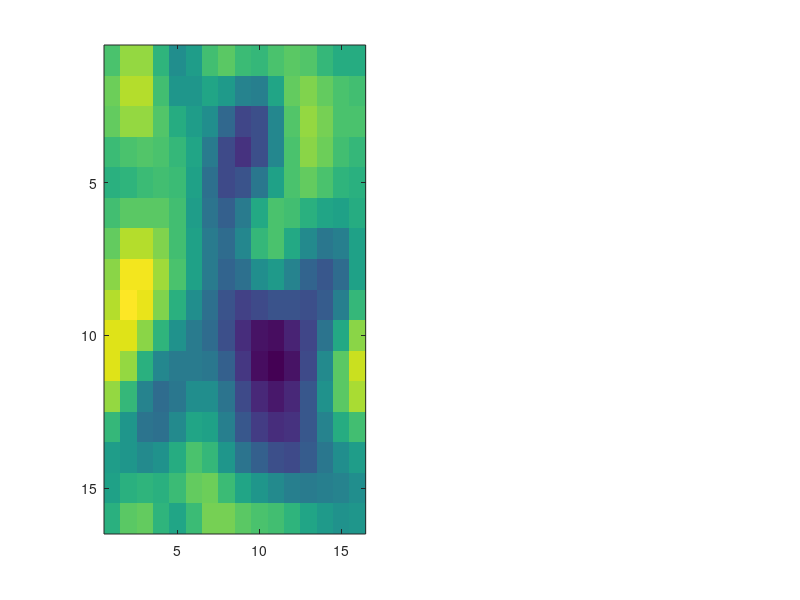

This chart was generated by the following MATLAB code: (Note: this script raises an error after producing the figure.)
%% 基于高斯随机场 (GRF) 的 16x16 像素化图案生成
clear; clc; close all;

% 1. 参数设置
N = 16;             % 网格大小 (16x16)
correlation_len = 10; % 相关长度 (数值越大，图案越"丝滑"，斑块越大)

% 2. 构建坐标网格与频率网格
[X, Y] = meshgrid(1:N, 1:N);
[KX, KY] = meshgrid(fftshift(-N/2:N/2-1), fftshift(-N/2:N/2-1));
k_sq = KX.^2 + KY.^2;

% 3. 生成频率域的高斯滤波器 (指数衰减功率谱)
% 这里的滤波器决定了 GRF 的平滑程度
filter = exp(-k_sq * (correlation_len^2) / (2 * N^2));

% 4. 在频域生成随机场
% 生成复高斯白噪声
white_noise = randn(N, N) + 1i * randn(N, N);
% 频域卷积（等效于元素相乘）
field_fft = white_noise .* filter;

% 5. 转换回空间域
grf_continuous = real(ifft2(field_fft));

% 6. 标准化处理 (映射到 0-1 之间)
grf_continuous = (grf_continuous - min(grf_continuous(:))) / (max(grf_continuous(:)) - min(grf_continuous(:)));

% 7. 二值化处理 (生成 0/1 像素图案)
% 使用中位数作为阈值可以保证 0 和 1 的比例大致为 50/50
% threshold = median(grf_continuous(:));
threshold = 0.5;
grf_binary = grf_continuous > threshold;

% --- 可视化 ---
figure('Color', 'w', 'Position', [100, 100, 800, 350]);

subplot(1, 2, 1);
imagesc(grf_continuous);
colormap(gca, 'parula');
colorbar;
axis square;
title('连续高斯随机场 (Raw GRF)');
xlabel('像素'); ylabel('像素');

subplot(1, 2, 2);
imagesc(grf_binary);
colormap(gca, [1 1 1; 0 0 0]); % 0为白，1为黑
axis square;
grid on;
set(gca, 'XTick', 0.5:1:N+0.5, 'YTick', 0.5:1:N+0.5, 'XTickLabel', [], 'YTickLabel', []);
title(['16x16 二值化图案 (Threshold = ', num2str(threshold, '%.2f'), ')']);

% 添加说明
sgtitle(['GRF 像素图案生成 (相关长度 = ', num2str(correlation_len), ')']);
